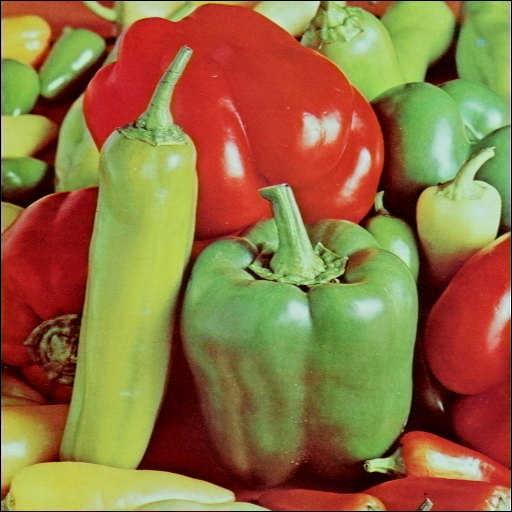
%> input picture PIB/Demos/Demo11 - PseudoColor/peppers.tif, 512 x 512 px, given in place of peppers.png, which was not available
$ octave --eval "hsv_conversion;"   (GNU Octave 9; MATLAB toolbox functions it lacks are replaced by stand-ins)
%> lines starting %> are read from the running program, lines starting %| are printed output that depends on the picture; pictures that were not available may be replaced by others from this repository, and a replacement may not be noted
%
% ISEL - Instituto Superior de Engenharia de Lisboa.
%
% MEIC - Mestrado em Engenharia Informatica e de Computadores.
% MEIM - Mestrado em Engenharia Inform醫ica e Multim閐ia.
%
% PIB - Processamento de Imagem e Biometria.
%
% hsv_conversion.m
% An醠ise de opera珲es em espa鏾s de cor. Modifica玢o das
% componentes H, S e V e an醠ise do efeito no espa鏾 RGB.
%

function hsv_conversion()

% Fechar todas as janelas com figuras.
close all;

% Tempo de pausa entre imagens.
T = 1.5;

% Ler a imagem RGB para uma matriz (M x N x 3).
%I = 1.2*imread('monarch.tif');
I = 1.2*imread('peppers.png');
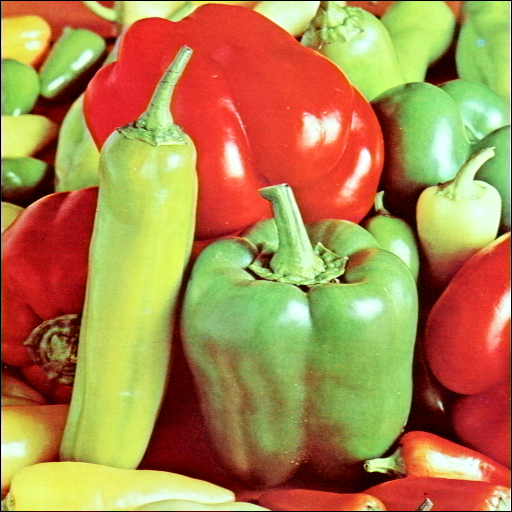
%> I: size 512x512x3 uint8; mean R, G, B 172.9, 135.1, 76.9

% Converter de RGB para HSV
I_HSV = rgb2hsv(I);
%> I_HSV: size 512x512x3 double; mean H, S, V 0.202, 0.629, 0.749

% Estabelecer/modificar o valor de H.
I_HSV(:,:,1) = 0;
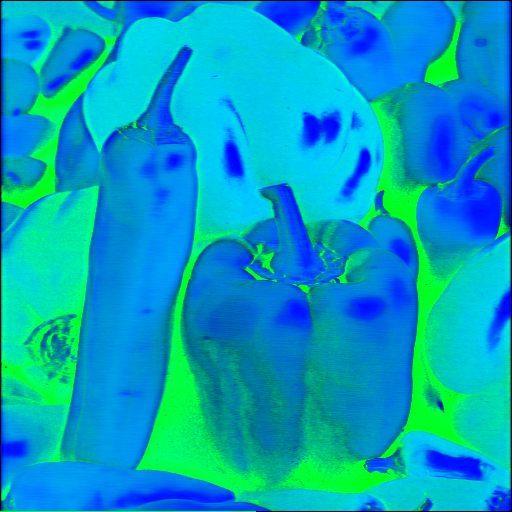
%> I_HSV: size 512x512x3 double; mean R, G, B 0, 0.629, 0.749

% Converter de HSV para RGB.
I_RGB = hsv2rgb(I_HSV);
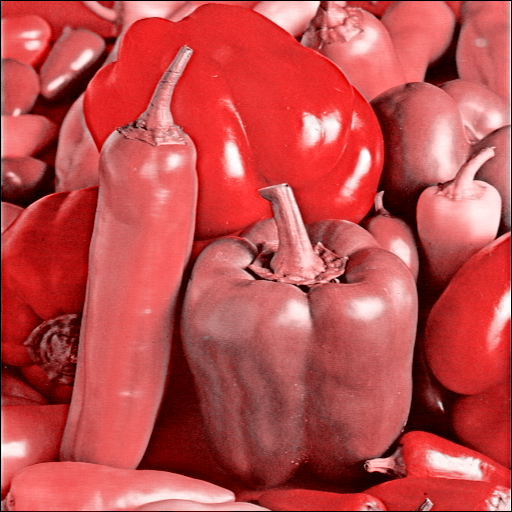
%> I_RGB: size 512x512x3 double; mean R, G, B 0.749, 0.299, 0.299

imshowpair(I, I_RGB,'montage')
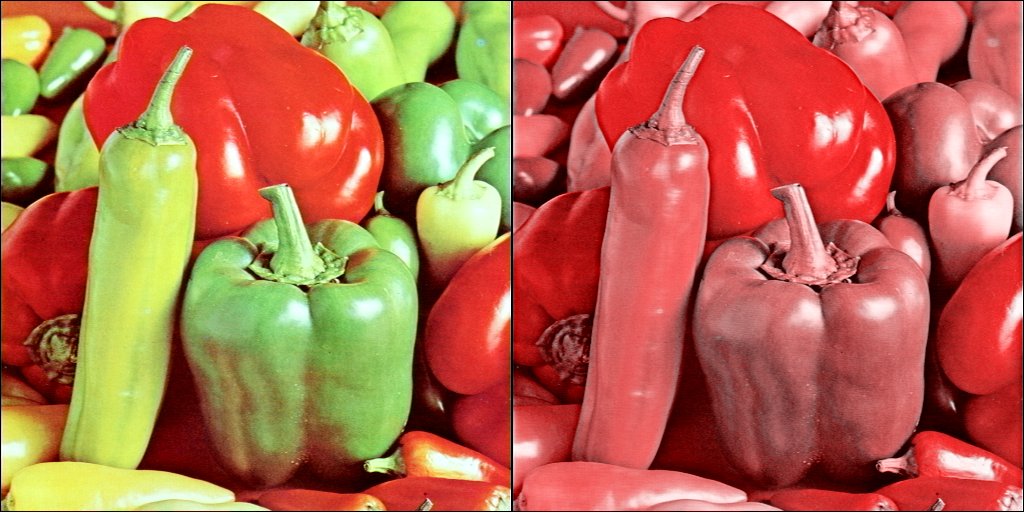
%> displayed picture: size 512x1024x3, on the screen's scale of 0 to 255; mean R, G, B 182, 105.7, 76.6

% pause

for h=0.0 : 0.01 : 0.99

    % Estabelecer/modificar o valor de H.
    I_HSV(:,:,1) = h;

    % Converter de HSV para RGB.
    I_RGB = hsv2rgb(I_HSV);

    imshowpair(I, I_RGB,'montage')
    title(sprintf('H=%.2f', h));
    pause(.5)
end
%> this loop made 100 passes
%> pass 3, in hsv_conversion, `I_RGB = hsv2rgb(I_HSV);`:
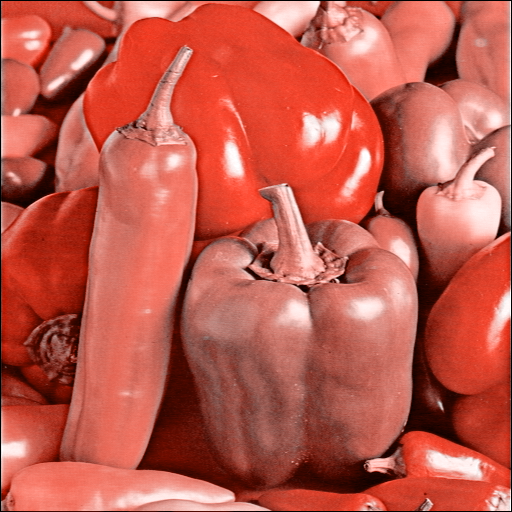
%> I_RGB: size 512x512x3 double; mean R, G, B 0.749, 0.353, 0.299
%> after the loop:
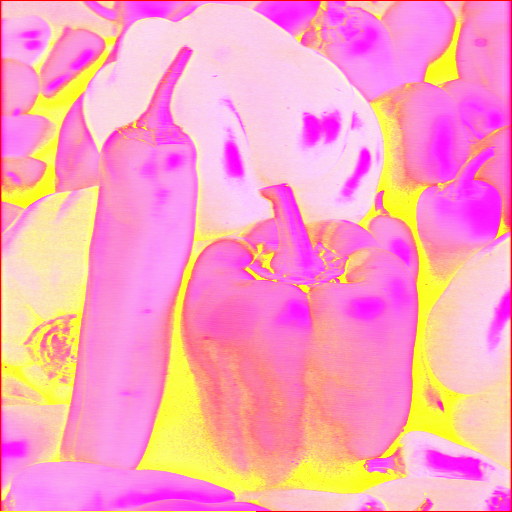
%> I_HSV: size 512x512x3 double; mean R, G, B 0.99, 0.629, 0.749


return
